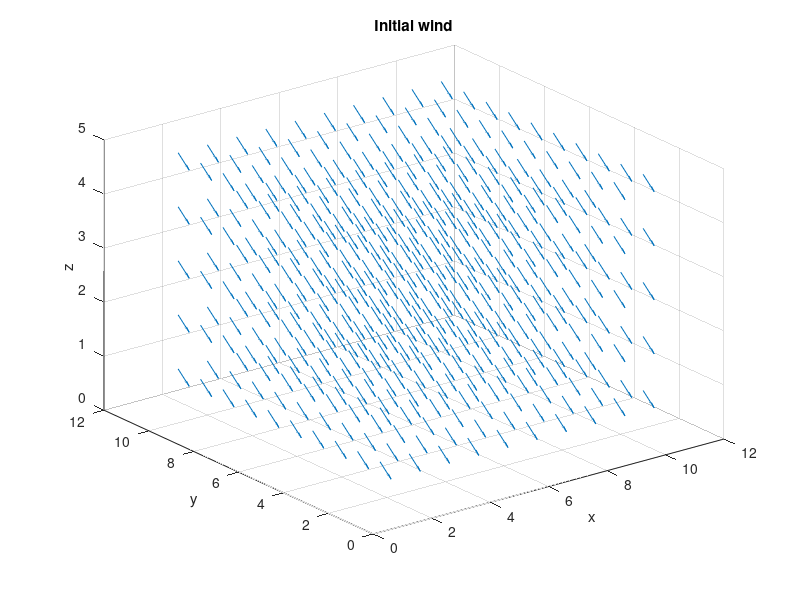
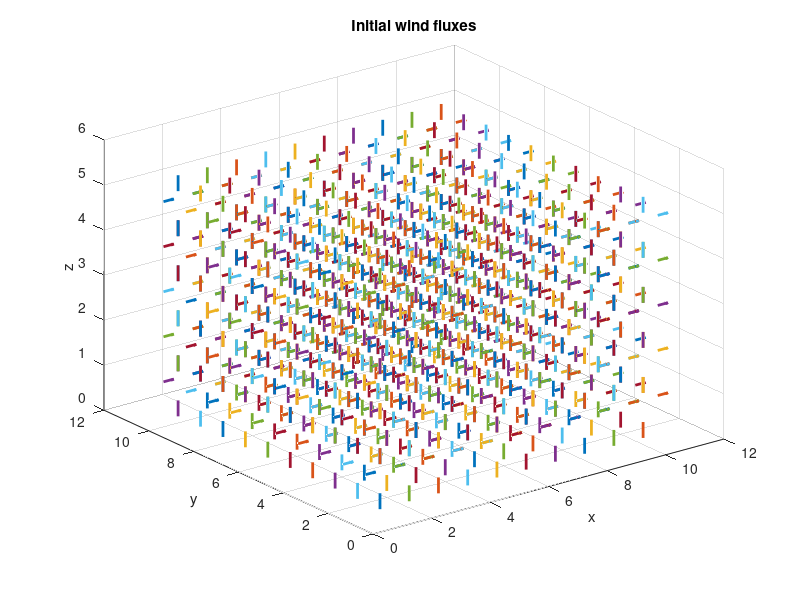

MATLAB code for these plots, in order: (Note: this script raises an error after producing the figures.)
% ordering
% rows: u, v, w.
% columns: low x, high x, low y, high y, low z, high z.

% dimension
n = [10,10,5];
fprintf('linear array of %ix%ix%i cells\n',n(1),n(2),n(3))
% grid (regular for the moment)
[x,y,z] = meshgrid(1:n(1),1:n(2),1:n(3));
xx = permute(x,[2 1 3]); yy = permute(y,[2 1 3]); zz = permute(z,[2 1 3]);

% # x continuity constraints
nt1 = (n(1)-1)*n(2)*n(3);
% # y continuity constraints
nt2 = n(1)*(n(2)-1)*n(3);
% # z continuity constraints
nt3 = n(1)*n(2)*(n(3)-1);
% # ground flux conditions
nt4 = n(1)*n(2);
c_constraints = nt1+nt2+nt3+nt4;

% # fluxes per element
factor = 6;
% initialize matrices
B=sparse(factor*prod(n));
D=sparse(prod(n),factor*prod(n));
A=sparse(factor*prod(n));
E=sparse(size(n,2)*prod(n),factor*prod(n));
t1 = sparse(nt1,factor*prod(n));
t2 = sparse(nt2,factor*prod(n));
t3 = sparse(nt3,factor*prod(n));
t4 = sparse(nt4,factor*prod(n));
v0f = zeros(factor*prod(n),1);
% make them full if small
if prod(n)<200, B=full(B);D=full(D);E=full(E); end
% create block matrices
for i=1:prod(n)
    s=(i-1)*factor+1:i*factor; % span of local dofs
    t=(i-1)*size(n,2)+1:i*size(n,2);
    A(s,s)=diag([1,1,1,1,1e4,1e4]);
    B(s,s)=[-1,0,0,0,0,0;0,1,0,0,0,0;0,0,-1,0,0,0;0,0,0,1,0,0;0,0,0,0,-1,0;0,0,0,0,0,1];
    D(i,s)=[1,1,1,1,1,1];
    E(t,s)=[-.5,.5,0,0,0,0;0,0,-.5,.5,0,0;0,0,0,0,-.5,.5];
    v0f(s)=[-1,1,0,0,1,-1]; % initial wind flux
    % continuity conditions
    [xi,yi,zi]=ind2sub(n,i);
    if xi > 1
        t1((xi-1)+(yi-1)*(n(1)-1)+(zi-1)*n(2)*(n(1)-1),s(1)) = 1;
    end
    if xi < n(1)
        t1(xi+(yi-1)*(n(1)-1)+(zi-1)*n(2)*(n(1)-1),s(2)) = 1;
    end
    if yi > 1
        t2((yi-1)+(xi-1)*(n(2)-1)+(zi-1)*n(1)*(n(2)-1),s(3)) = 1;
    end
    if yi < n(2)
        t2(yi+(xi-1)*(n(2)-1)+(zi-1)*n(1)*(n(2)-1),s(4)) = 1;
    end
    if zi > 1
        t3((zi-1)+(xi-1)*(n(3)-1)+(yi-1)*n(1)*(n(3)-1),s(5)) = 1;
    end
    if zi < n(3)
        t3(zi+(xi-1)*(n(3)-1)+(yi-1)*n(1)*(n(3)-1),s(6)) = 1;
    end
    if zi==1
        t4(xi+(yi-1)*n(1),s(5)) = 1;
    end
end
C = [t1;t2;t3;t4];
if size(C,1) ~= c_constraints
    error('number of constraints different than indices computed!') 
end
% initial wind flow at the middle of the cells
u0=E*v0f;
% plot initial wind
figure, quiver3(xx(:),yy(:),zz(:),u0(1:3:end),u0(2:3:end),u0(3:3:end)), xlabel('x'), ylabel('y'), zlabel('z'), title('Initial wind')
% plot initial fluxes
vv0 = B*v0f;
figure, for i=1:prod(n), s=(i-1)*factor+1:i*factor; [xi,yi,zi]=ind2sub(n,i); quiver3([xi-.5,xi+.5,xi,xi,xi,xi],[yi,yi,yi-.5,yi+.5,yi,yi],[zi,zi,zi,zi,zi-.5,zi+.5],[vv0(s(1:2))',0,0,0,0],[0,0,vv0(s(3:4))',0,0],[0,0,0,0,vv0(s(5:6))'],.5,'LineWidth',2), hold on, end, xlabel('x'), ylabel('y'), zlabel('z'), title('Initial wind fluxes')
% need initial Cartesian wind instead of flux
v0=B*v0f; 
% solve mass-consistent using saddle problem
saddle_sparse
% show matrix M if it is small
if prod(n)<10,M,end
% transform fluxes into cartesian winds at the centers
u=E*v;
% plot resulting wind
figure, quiver3(xx(:),yy(:),zz(:),u(1:3:end),u(2:3:end),u(3:3:end)), xlabel('x'), ylabel('y'), zlabel('z'), title('Mass-consistent solution')
vv = B*v;
% plot resulting fluxes
figure, for i=1:prod(n), s=(i-1)*factor+1:i*factor; [xi,yi,zi]=ind2sub(n,i); quiver3([xi-.5,xi+.5,xi,xi,xi,xi],[yi,yi,yi-.5,yi+.5,yi,yi],[zi,zi,zi,zi,zi-.5,zi+.5],[vv(s(1:2))',0,0,0,0],[0,0,vv(s(3:4))',0,0],[0,0,0,0,vv(s(5:6))'],0,'LineWidth',2), hold on, end, xlabel('x'), ylabel('y'), title('Mass-consistent solution fluxes')
% plot lagrange multiplier p
p3 = reshape(p,n);
figure, for i=1:n(3), mesh(xx(:,:,i),yy(:,:,i),p3(:,:,i)+2*i); hold on, end, xlabel('x'), ylabel('y'), title('Lagrange multiplier p')
